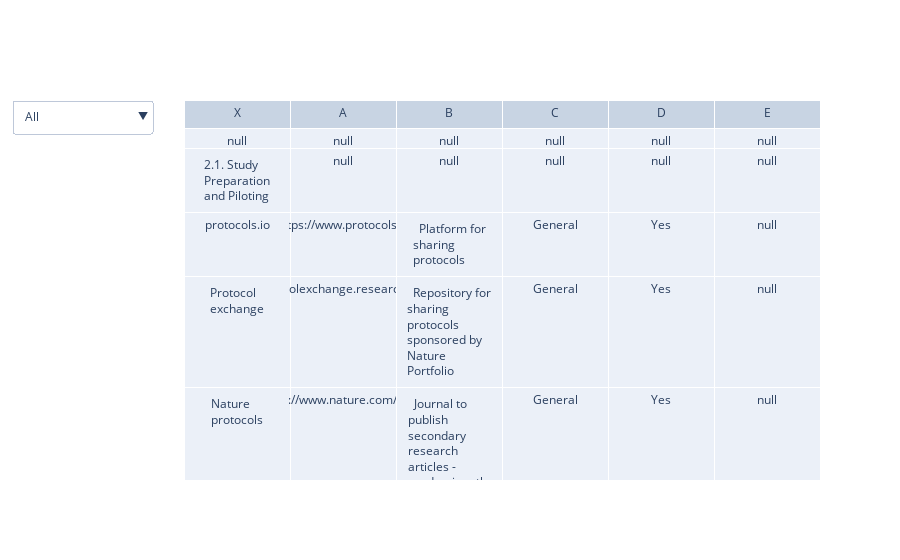

Notebook code for this chart:
### Code cell
import plotly.graph_objects as go
import pandas as pd

df = pd.read_csv('supp.csv')
df.columns = ['Name','URL', 'About', 'Class', 'D', 'DOI']

# fig = go.Figure(data=[go.Table(
#     header=dict(values=list(df.columns),
#                 fill_color='paleturquoise',
#                 align='left'),
#     cells=dict(values=[df.X,df.A, df.B, df.C, df.D, df.E],
#                fill_color='lavender',
#                align='left'))
# ])

fig = go.Figure(go.Table(header={"values": df.columns}, cells={"values": df.T.values}))

fig.update_layout(
    updatemenus=[
        {
            "buttons": [
                {
                    "label": c,
                    "method": "update",
                    "args": [
                        {
                            "cells": {
                                "values": df.T.values
                                if c == "Type"
                                else df.loc[df["Class"].eq(c)].T.values
                            }
                        }
                    ],
                }
                for c in ["All"] + df["Class"].unique().tolist()
            ]
        }
    ]
)

fig.show()

### Figure 1 — Plotly figure (JSON) as saved in the notebook; plotly's stock layout.template omitted (floating-point values rounded to 4 significant figures; data arrays with more than 128 entries replaced by an {"elided": "..."} marker saying what was removed)
{"data": [{"cells": {"values": {"elided": "6x280 str values"}}, "header": {"values": ["X", "A", "B", "C", "D", "E"]}, "type": "table"}], "layout": {"updatemenus": [{"buttons": [{"args": [{"cells": {"values": [[], [], [], [], [], []]}}], "label": "All", "method": "update"}, {"args": [{"cells": {"values": [[], [], [], [], [], []]}}], "label": "nan", "method": "update"}, {"args": [{"cells": {"values": {"elided": "6x120 str values"}}}], "label": "General", "method": "update"}, {"args": [{"cells": {"values": {"elided": "6x59 str values"}}}], "label": "MRI", "method": "update"}, {"args": [{"cells": {"values": [["Example SOP for EEG", "EEG ERP Preregistration Template", "OpenBCI", "ERP CORE", "EEGLAB bids-matlab-tools", "Python for the practicing neuroscientist", "EEGLAB", "EEGManyPipelines", "ARTEM-IS"], ["https://protocolexchange.researchsquare.com/article/pex-779/v2", "https://docs.google.com/document/d/1RmlHcWJcWMErZzjJgz9Q0rqsy-E9Vs9DYeKdvX9cawU", "https://openbci.com", "https://erpinfo.org/erp-core", "https://github.com/sccn/bids-matlab-tools", "https://elifesciences.org/labs/f779833b", "https://sccn.ucsd.edu/eeglab/index.php", "https://eegmanypipelines.org/", "https://osf.io/pvrn6/"], ["  Farrens et al. EEG Recording Protocol for Cognitive and Affective Human Neuroscience Research", "  EEG ERP Preregistration Template", "  Initiative for open EEG hardware and tools for biosensing", "  Optimized paradigms for ERP components including scripts and data processing pipelines", "  BIDS converter for EEG data as part of the EEGLAB toolbox", "  Python for the practicing neuroscientist: an online educational resource", "  Processing continuous and event-related EEG, MEG and other electrophysiological data (Matlab)", "  Same EEG dataset is being analyzed independently by many teams", "  Agreed Reporting Template for EEG Methodology - International Standard"], ["EEG", "EEG", "EEG", "EEG", "EEG", "EEG", "EEG", "EEG", "EEG"], ["No", "No", "Yes", "Yes", "No", "No", "Yes", "Yes", "Yes"], ["https://doi.org/10.21203/rs.2.18328/v2", "https://doi.org/10.31222/osf.io/4nvpt", null, "https://doi.org/10.18115/D5JW4R", null, null, null, null, "https://doi.org/10.17605/OSF.IO/PVRN6"]]}}], "label": "EEG", "method": "update"}, {"args": [{"cells": {"values": [["SOP of the HCP for MEG", "MNE-Python Maxwell filter", "The Open MEG Archive (OMEGA)"], ["https://www.humanconnectome.org/storage/app/media/documentation/meg1/HCP_MEG1_Release_Appendix_II.pdf", "https://mne.tools/dev/generated/mne.preprocessing.maxwell_filter.html", "https://www.mcgill.ca/bic/neuroinformatics/omega"], ["  Example SOP of the HumanConnectomeProject for MEG", "  MNE-Python Maxwell filter implementation (equivalent to Elekta's propietary Maxfilter)", "  First open data repository fully dedicated to MEG"], ["MEG", "MEG", "MEG"], ["No", "Yes", null], [null, null, null]]}}], "label": "MEG", "method": "update"}, {"args": [{"cells": {"values": [["fmri-prereg"], ["https://github.com/jessicaflannery/fmri-prereg"], ["  Pre-registration template for fMRI studies. Extended OSF template. "], ["fMRI"], ["No"], [null]]}}], "label": "fMRI", "method": "update"}, {"args": [{"cells": {"values": [["Examples of preregistered M/EEG studies", "Fieldtrip data2bids", "Brainstorm BIDS tools", "MNE-BIDS Pipeline", "List of open datasets in ephys", "COBIDAS MEEG"], ["http://mnemai.org/eeg-meg-preregistration/", "https://www.fieldtriptoolbox.org/reference/data2bids/", "https://neuroimage.usc.edu/brainstorm/ExportBids", "https://mne.tools/mne-bids-pipeline/", "https://github.com/openlists/ElectrophysiologyData", "https://cobidasmeeg.wordpress.com/"], ["  EEG/MEG articles with (some form of) preregistration by Natalie Schaworonkow", "  BIDS converter for MEEG data as part of the FieldTrip toolbox", "  BIDS converter for MEEG data as part of the Brainstorm toolbox", "  Full processing pipeline for BIDS formatted MEG and EEG data", "  List of openly available electrophysiological data (EEG, MEG, ECoG/iEEG, and LFP) by Tom Donoghue", "  Best practices in data analysis and sharing"], ["M/EEG", "M/EEG", "M/EEG", "M/EEG", "M/EEG", "M/EEG"], ["No", "No", "No", "Yes", "No", "Yes"], [null, null, null, null, null, "https://doi.org/10.31219/osf.io/a8dhx"]]}}], "label": "M/EEG", "method": "update"}, {"args": [{"cells": {"values": [["PET2BIDS", "PETSurfer", "Kinfitr", "PETPVE12", "Prototype checklist app for PET"], ["https://github.com/openneuropet/PET2BIDS", "https://surfer.nmr.mgh.harvard.edu/fswiki/PetSurfer", "https://github.com/mathesong/kinfitr", "https://github.com/GGonEsc/petpve12", "https://remi-gau.github.io/cobidas-PET/#/"], ["  BIDS converter for PET data", "  Part of FreeSurfer, Coregisration with MRI, partial volume correction and kinetic modelling (RTM only)", "  PET Kinetic Modelling using R, kinfitr is a package for PET Kinetic Modelling Using R", "  An SPM toolbox for Partial Volume Effects correction of PET images", "  Checklist for methods and results reporting for PET studies"], ["PET", "PET", "PET", "PET", "PET"], ["No", "No", "No", "No", "Yes"], [null, null, "https://doi.org/10.1101/755751", "https://doi.org/10.1016/j.neuroimage.2016.12.077", null]]}}], "label": "PET", "method": "update"}, {"args": [{"cells": {"values": [["MNE-BIDS"], ["https://mne.tools/mne-bids/stable/index.html"], ["  BIDS converter for MEEG data as part of the MNE-Python software"], ["M/EEG,iEEG"], ["Yes"], ["https://doi.org/10.21105/joss.01896"]]}}], "label": "M/EEG,iEEG", "method": "update"}, {"args": [{"cells": {"values": [["SPM"], ["https://www.fil.ion.ucl.ac.uk/spm/"], ["  Designed for the analysis of brain imaging data sequences (Matlab)"], ["MRI,PET,M/EEG"], ["Yes"], [null]]}}], "label": "MRI,PET,M/EEG", "method": "update"}, {"args": [{"cells": {"values": [["Brainstorm", "Fieldtrip", "MNE-Python"], ["https://neuroimage.usc.edu/brainstorm/Introduction", "https://www.fieldtriptoolbox.org/", "https://mne.tools/stable/index.html"], ["  Analysis of brain recordings and  multiunit electrophysiology (Matlab)", "  Toolbox for MEG, EEG and iEEG analysis (Matlab)", "  Exploring, visualizing, and analyzing human neurophysiological data (Python)"], ["M/EEG,iEEG,fNIRS", "M/EEG,iEEG,fNIRS", "M/EEG,iEEG,fNIRS"], ["Yes", "Yes", "Yes"], [null, "https://doi.org/10.1155/2011/156869", "https://doi.org/10.5281/zenodo.6543060"]]}}], "label": "M/EEG,iEEG,fNIRS", "method": "update"}, {"args": [{"cells": {"values": [["Appian"], ["https://github.com/APPIAN-PET/APPIAN"], ["  PET pipeline: coregistration, partial-volume correction, quantification with tracer kinetic modeling"], ["PET "], ["No"], ["https://doi.org/10.3389/fninf.2018.00064"]]}}], "label": "PET ", "method": "update"}, {"args": [{"cells": {"values": [["Cambridge Centre for Ageing&Neuroscience (Cam-CAN)"], ["https://www.cam-can.org/"], ["  Epidemiological, cognitive, and neuroimaging data to to study ageing"], ["MRI,MEG"], [null], [null]]}}], "label": "MRI,MEG", "method": "update"}, {"args": [{"cells": {"values": [["Neurovault"], ["https://neurovault.org/"], ["  Public repository of unthresholded statistical maps, parcellations and atlases of the brain"], ["MRI,PET"], ["Yes"], ["https://doi.org/10.3389/fninf.2015.00008"]]}}], "label": "MRI,PET", "method": "update"}]}]}}
